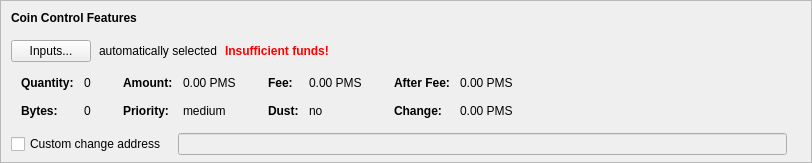
    <widget class="QFrame" name="frameCoinControl">
     <property name="sizePolicy">
      <sizepolicy hsizetype="Expanding" vsizetype="Expanding">
       <horstretch>0</horstretch>
       <verstretch>0</verstretch>
      </sizepolicy>
     </property>
     <property name="maximumSize">
      <size>
       <width>16777215</width>
       <height>16777215</height>
      </size>
     </property>
     <property name="frameShape">
      <enum>QFrame::StyledPanel</enum>
     </property>
     <property name="frameShadow">
      <enum>QFrame::Sunken</enum>
     </property>
     <layout class="QVBoxLayout" name="verticalLayoutCoinControl2">
      <property name="spacing">
       <number>0</number>
      </property>
      <property name="leftMargin">
       <number>0</number>
      </property>
      <property name="topMargin">
       <number>0</number>
      </property>
      <property name="rightMargin">
       <number>0</number>
      </property>
      <property name="bottomMargin">
       <number>6</number>
      </property>
      <item>
       <layout class="QVBoxLayout" name="verticalLayoutCoinControl" stretch="0,0,0,0,1">
        <property name="spacing">
         <number>0</number>
        </property>
        <property name="leftMargin">
         <number>10</number>
        </property>
        <property name="topMargin">
         <number>10</number>
        </property>
        <item>
         <layout class="QHBoxLayout" name="horizontalLayoutCoinControl1">
          <property name="bottomMargin">
           <number>15</number>
          </property>
          <item>
           <widget class="QLabel" name="labelCoinControlFeatures">
            <property name="sizePolicy">
             <sizepolicy hsizetype="Preferred" vsizetype="Maximum">
              <horstretch>0</horstretch>
              <verstretch>0</verstretch>
             </sizepolicy>
            </property>
            <property name="font">
             <font>
              <weight>75</weight>
              <bold>true</bold>
             </font>
            </property>
            <property name="styleSheet">
             <string notr="true">font-weight:bold;</string>
            </property>
            <property name="text">
             <string>Coin Control Features</string>
            </property>
           </widget>
          </item>
         </layout>
        </item>
        <item>
         <layout class="QHBoxLayout" name="horizontalLayoutCoinControl2" stretch="0,0,0,0">
          <property name="spacing">
           <number>8</number>
          </property>
          <property name="bottomMargin">
           <number>10</number>
          </property>
          <item>
           <widget class="QPushButton" name="pushButtonCoinControl">
            <property name="styleSheet">
             <string notr="true"/>
            </property>
            <property name="text">
             <string>Inputs...</string>
            </property>
            <property name="autoDefault">
             <bool>false</bool>
            </property>
           </widget>
          </item>
          <item>
           <widget class="QLabel" name="labelCoinControlAutomaticallySelected">
            <property name="text">
             <string>automatically selected</string>
            </property>
            <property name="margin">
             <number>5</number>
            </property>
           </widget>
          </item>
          <item>
           <widget class="QLabel" name="labelCoinControlInsuffFunds">
            <property name="font">
             <font>
              <weight>75</weight>
              <bold>true</bold>
             </font>
            </property>
            <property name="styleSheet">
             <string notr="true">color:red;font-weight:bold;</string>
            </property>
            <property name="text">
             <string>Insufficient funds!</string>
            </property>
            <property name="margin">
             <number>5</number>
            </property>
           </widget>
          </item>
          <item>
           <spacer name="horizontalSpacerCoinControl">
            <property name="orientation">
             <enum>Qt::Horizontal</enum>
            </property>
            <property name="sizeHint" stdset="0">
             <size>
              <width>40</width>
              <height>1</height>
             </size>
            </property>
           </spacer>
          </item>
         </layout>
        </item>
        <item>
         <widget class="QWidget" name="widgetCoinControl" native="true">
          <property name="sizePolicy">
           <sizepolicy hsizetype="Preferred" vsizetype="Preferred">
            <horstretch>0</horstretch>
            <verstretch>0</verstretch>
           </sizepolicy>
          </property>
          <property name="minimumSize">
           <size>
            <width>0</width>
            <height>0</height>
           </size>
          </property>
          <property name="styleSheet">
           <string notr="true"/>
          </property>
          <layout class="QHBoxLayout" name="horizontalLayoutCoinControl5">
           <property name="leftMargin">
            <number>0</number>
           </property>
           <property name="topMargin">
            <number>0</number>
           </property>
           <property name="rightMargin">
            <number>0</number>
           </property>
           <property name="bottomMargin">
            <number>0</number>
           </property>
           <item>
            <layout class="QHBoxLayout" name="horizontalLayoutCoinControl3" stretch="0,0,0,1">
             <property name="spacing">
              <number>20</number>
             </property>
             <property name="topMargin">
              <number>0</number>
             </property>
             <property name="bottomMargin">
              <number>10</number>
             </property>
             <item>
              <layout class="QFormLayout" name="formLayoutCoinControl1">
               <property name="horizontalSpacing">
                <number>10</number>
               </property>
               <property name="verticalSpacing">
                <number>14</number>
               </property>
               <property name="leftMargin">
                <number>10</number>
               </property>
               <property name="topMargin">
                <number>4</number>
               </property>
               <property name="rightMargin">
                <number>6</number>
               </property>
               <item row="0" column="0">
                <widget class="QLabel" name="labelCoinControlQuantityText">
                 <property name="font">
                  <font>
                   <weight>75</weight>
                   <bold>true</bold>
                  </font>
                 </property>
                 <property name="text">
                  <string>Quantity:</string>
                 </property>
                 <property name="margin">
                  <number>0</number>
                 </property>
                </widget>
               </item>
               <item row="0" column="1">
                <widget class="QLabel" name="labelCoinControlQuantity">
                 <property name="cursor">
                  <cursorShape>IBeamCursor</cursorShape>
                 </property>
                 <property name="contextMenuPolicy">
                  <enum>Qt::ActionsContextMenu</enum>
                 </property>
                 <property name="text">
                  <string notr="true">0</string>
                 </property>
                 <property name="margin">
                  <number>0</number>
                 </property>
                 <property name="textInteractionFlags">
                  <set>Qt::LinksAccessibleByMouse|Qt::TextSelectableByKeyboard|Qt::TextSelectableByMouse</set>
                 </property>
                </widget>
               </item>
               <item row="1" column="0">
                <widget class="QLabel" name="labelCoinControlBytesText">
                 <property name="font">
                  <font>
                   <weight>75</weight>
                   <bold>true</bold>
                  </font>
                 </property>
                 <property name="text">
                  <string>Bytes:</string>
                 </property>
                </widget>
               </item>
               <item row="1" column="1">
                <widget class="QLabel" name="labelCoinControlBytes">
                 <property name="cursor">
                  <cursorShape>IBeamCursor</cursorShape>
                 </property>
                 <property name="contextMenuPolicy">
                  <enum>Qt::ActionsContextMenu</enum>
                 </property>
                 <property name="text">
                  <string notr="true">0</string>
                 </property>
                 <property name="textInteractionFlags">
                  <set>Qt::LinksAccessibleByMouse|Qt::TextSelectableByKeyboard|Qt::TextSelectableByMouse</set>
                 </property>
                </widget>
               </item>
              </layout>
             </item>
             <item>
              <layout class="QFormLayout" name="formLayoutCoinControl2">
               <property name="horizontalSpacing">
                <number>10</number>
               </property>
               <property name="verticalSpacing">
                <number>14</number>
               </property>
               <property name="leftMargin">
                <number>6</number>
               </property>
               <property name="topMargin">
                <number>4</number>
               </property>
               <property name="rightMargin">
                <number>6</number>
               </property>
               <item row="0" column="0">
                <widget class="QLabel" name="labelCoinControlAmountText">
                 <property name="font">
                  <font>
                   <weight>75</weight>
                   <bold>true</bold>
                  </font>
                 </property>
                 <property name="text">
                  <string>Amount:</string>
                 </property>
                 <property name="margin">
                  <number>0</number>
                 </property>
                </widget>
               </item>
               <item row="0" column="1">
                <widget class="QLabel" name="labelCoinControlAmount">
                 <property name="cursor">
                  <cursorShape>IBeamCursor</cursorShape>
                 </property>
                 <property name="contextMenuPolicy">
                  <enum>Qt::ActionsContextMenu</enum>
                 </property>
                 <property name="text">
                  <string notr="true">0.00 PMS</string>
                 </property>
                 <property name="textInteractionFlags">
                  <set>Qt::LinksAccessibleByMouse|Qt::TextSelectableByKeyboard|Qt::TextSelectableByMouse</set>
                 </property>
                </widget>
               </item>
               <item row="1" column="0">
                <widget class="QLabel" name="labelCoinControlPriorityText">
                 <property name="font">
                  <font>
                   <weight>75</weight>
                   <bold>true</bold>
                  </font>
                 </property>
                 <property name="text">
                  <string>Priority:</string>
                 </property>
                </widget>
               </item>
               <item row="1" column="1">
                <widget class="QLabel" name="labelCoinControlPriority">
                 <property name="cursor">
                  <cursorShape>IBeamCursor</cursorShape>
                 </property>
                 <property name="contextMenuPolicy">
                  <enum>Qt::ActionsContextMenu</enum>
                 </property>
                 <property name="text">
                  <string notr="true">medium</string>
                 </property>
                 <property name="textInteractionFlags">
                  <set>Qt::LinksAccessibleByMouse|Qt::TextSelectableByKeyboard|Qt::TextSelectableByMouse</set>
                 </property>
                </widget>
               </item>
              </layout>
             </item>
             <item>
              <layout class="QFormLayout" name="formLayoutCoinControl3">
               <property name="horizontalSpacing">
                <number>10</number>
               </property>
               <property name="verticalSpacing">
                <number>14</number>
               </property>
               <property name="leftMargin">
                <number>6</number>
               </property>
               <property name="topMargin">
                <number>4</number>
               </property>
               <property name="rightMargin">
                <number>6</number>
               </property>
               <item row="0" column="0">
                <widget class="QLabel" name="labelCoinControlFeeText">
                 <property name="font">
                  <font>
                   <weight>75</weight>
                   <bold>true</bold>
                  </font>
                 </property>
                 <property name="text">
                  <string>Fee:</string>
                 </property>
                 <property name="margin">
                  <number>0</number>
                 </property>
                </widget>
               </item>
               <item row="0" column="1">
                <widget class="QLabel" name="labelCoinControlFee">
                 <property name="cursor">
                  <cursorShape>IBeamCursor</cursorShape>
                 </property>
                 <property name="contextMenuPolicy">
                  <enum>Qt::ActionsContextMenu</enum>
                 </property>
                 <property name="text">
                  <string notr="true">0.00 PMS</string>
                 </property>
                 <property name="textInteractionFlags">
                  <set>Qt::LinksAccessibleByMouse|Qt::TextSelectableByKeyboard|Qt::TextSelectableByMouse</set>
                 </property>
                </widget>
               </item>
               <item row="1" column="0">
                <widget class="QLabel" name="labelCoinControlLowOutputText">
                 <property name="font">
                  <font>
                   <weight>75</weight>
                   <bold>true</bold>
                  </font>
                 </property>
                 <property name="text">
                  <string>Dust:</string>
                 </property>
                </widget>
               </item>
               <item row="1" column="1">
                <widget class="QLabel" name="labelCoinControlLowOutput">
                 <property name="cursor">
                  <cursorShape>IBeamCursor</cursorShape>
                 </property>
                 <property name="contextMenuPolicy">
                  <enum>Qt::ActionsContextMenu</enum>
                 </property>
                 <property name="text">
                  <string notr="true">no</string>
                 </property>
                 <property name="textInteractionFlags">
                  <set>Qt::LinksAccessibleByMouse|Qt::TextSelectableByKeyboard|Qt::TextSelectableByMouse</set>
                 </property>
                </widget>
               </item>
              </layout>
             </item>
             <item>
              <layout class="QFormLayout" name="formLayoutCoinControl4">
               <property name="horizontalSpacing">
                <number>10</number>
               </property>
               <property name="verticalSpacing">
                <number>14</number>
               </property>
               <property name="leftMargin">
                <number>6</number>
               </property>
               <property name="topMargin">
                <number>4</number>
               </property>
               <property name="rightMargin">
                <number>6</number>
               </property>
               <item row="0" column="0">
                <widget class="QLabel" name="labelCoinControlAfterFeeText">
                 <property name="font">
                  <font>
                   <weight>75</weight>
                   <bold>true</bold>
                  </font>
                 </property>
                 <property name="text">
                  <string>After Fee:</string>
                 </property>
                 <property name="margin">
                  <number>0</number>
                 </property>
                </widget>
               </item>
               <item row="0" column="1">
                <widget class="QLabel" name="labelCoinControlAfterFee">
                 <property name="cursor">
                  <cursorShape>IBeamCursor</cursorShape>
                 </property>
                 <property name="contextMenuPolicy">
                  <enum>Qt::ActionsContextMenu</enum>
                 </property>
                 <property name="text">
                  <string notr="true">0.00 PMS</string>
                 </property>
                 <property name="textInteractionFlags">
                  <set>Qt::LinksAccessibleByMouse|Qt::TextSelectableByKeyboard|Qt::TextSelectableByMouse</set>
                 </property>
                </widget>
               </item>
               <item row="1" column="0">
                <widget class="QLabel" name="labelCoinControlChangeText">
                 <property name="font">
                  <font>
                   <weight>75</weight>
                   <bold>true</bold>
                  </font>
                 </property>
                 <property name="text">
                  <string>Change:</string>
                 </property>
                </widget>
               </item>
               <item row="1" column="1">
                <widget class="QLabel" name="labelCoinControlChange">
                 <property name="cursor">
                  <cursorShape>IBeamCursor</cursorShape>
                 </property>
                 <property name="contextMenuPolicy">
                  <enum>Qt::ActionsContextMenu</enum>
                 </property>
                 <property name="text">
                  <string notr="true">0.00 PMS</string>
                 </property>
                 <property name="textInteractionFlags">
                  <set>Qt::LinksAccessibleByMouse|Qt::TextSelectableByKeyboard|Qt::TextSelectableByMouse</set>
                 </property>
                </widget>
               </item>
              </layout>
             </item>
            </layout>
           </item>
          </layout>
         </widget>
        </item>
        <item>
         <layout class="QHBoxLayout" name="horizontalLayoutCoinControl4" stretch="0,0,0">
          <property name="spacing">
           <number>12</number>
          </property>
          <property name="sizeConstraint">
           <enum>QLayout::SetDefaultConstraint</enum>
          </property>
          <property name="topMargin">
           <number>5</number>
          </property>
          <property name="rightMargin">
           <number>5</number>
          </property>
          <item>
           <widget class="QCheckBox" name="checkBoxCoinControlChange">
            <property name="toolTip">
             <string>If this is activated, but the change address is empty or invalid, change will be sent to a newly generated address.</string>
            </property>
            <property name="text">
             <string>Custom change address</string>
            </property>
           </widget>
          </item>
          <item>
           <widget class="QValidatedLineEdit" name="lineEditCoinControlChange">
            <property name="enabled">
             <bool>false</bool>
            </property>
            <property name="sizePolicy">
             <sizepolicy hsizetype="Expanding" vsizetype="Fixed">
              <horstretch>0</horstretch>
              <verstretch>0</verstretch>
             </sizepolicy>
            </property>
           </widget>
          </item>
          <item>
           <widget class="QLabel" name="labelCoinControlChangeLabel">
            <property name="sizePolicy">
             <sizepolicy hsizetype="Preferred" vsizetype="Expanding">
              <horstretch>0</horstretch>
              <verstretch>0</verstretch>
             </sizepolicy>
            </property>
            <property name="minimumSize">
             <size>
              <width>0</width>
              <height>0</height>
             </size>
            </property>
            <property name="text">
             <string/>
            </property>
            <property name="margin">
             <number>3</number>
            </property>
           </widget>
          </item>
         </layout>
        </item>
        <item>
         <spacer name="verticalSpacerCoinControl">
          <property name="orientation">
           <enum>Qt::Vertical</enum>
          </property>
          <property name="sizeHint" stdset="0">
           <size>
            <width>800</width>
            <height>1</height>
           </size>
          </property>
         </spacer>
        </item>
       </layout>
      </item>
     </layout>
    </widget>
